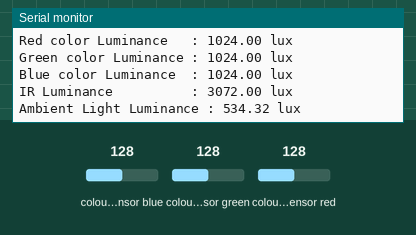
This sketch was run on a simulated Arduino Uno, built with avr-gcc and run on an emulated ATmega328P. Shown: the last lines printed to the serial monitor. Wiring (inferred from the names in the program): TCS34725 colour sensor at I2C address 0x29. The inputs (shaded band) are chosen by the test bench; at power-on: colour sensor blue 128, colour sensor green 128, colour sensor red 128.

Above: at 2.0 s.
2.1 s: colour sensor blue set to 5
At 3.13 s:
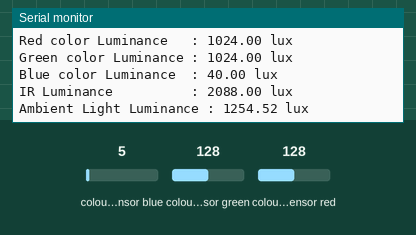
3.6 s: colour sensor green set to 5
At 4.38 s:
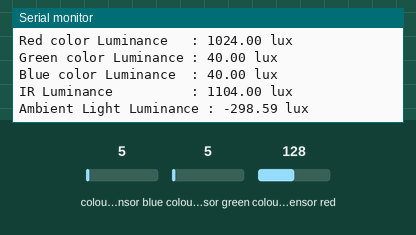
5.1 s: colour sensor red set to 5
At 5.62 s:
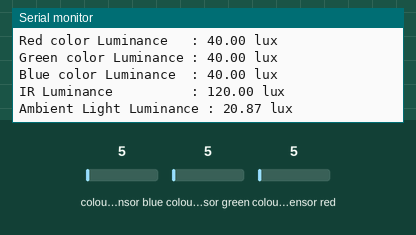
Timing chart, 0 to 8.1 s (numbered marks = the images above; inputs shaded):
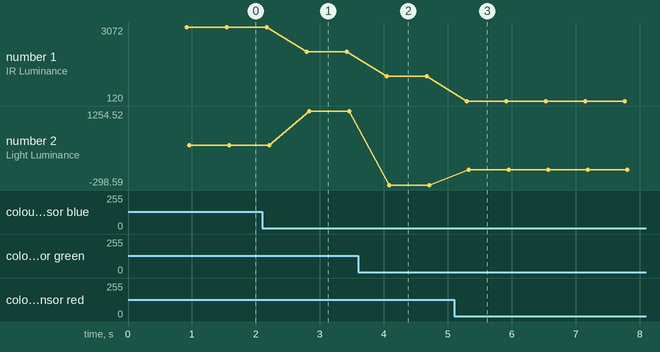

Measured:
- after the input at 2.1 s, the serial monitor: prints a new line after 0.66 s (image 1)
- after the input at 3.6 s, the serial monitor: prints a new line after 0.38 s (image 2)
- after the input at 5.1 s, the serial monitor: prints a new line after 0.08 s (image 3)
- plotted number 1: 3072 → 2088 after the input at 2.1 s, 2088 → 1104 after the input at 3.6 s, 1104 → 120 after the input at 5.1 s
- plotted number 2: 534.32 → 1254.52 after the input at 2.1 s, 1254.52 → -298.59 after the input at 3.6 s, -298.59 → 20.87 after the input at 5.1 s

The sketch:

TCS34725.ino
```cpp
// (licence header left out)
#include <Wire.h>

// TCS34725 I2C address is 0x29(41)
#define Addr 0x29

void setup()
{
  // Initialise I2C communication as MASTER
  Wire.begin();
  // Initialise Serial Communication, set baud rate = 9600
  Serial.begin(9600);

  // Start I2C Transmission
  Wire.beginTransmission(Addr);
  // Select Wait Time register
  Wire.write(0x83);
  // Set wait time = 2.4 ms
  Wire.write(0xFF);
  // Stop I2C Transmission
  Wire.endTransmission();

  // Start I2C Transmission
  Wire.beginTransmission(Addr);
  // Select Atime register
  Wire.write(0x81);
  // Atime = 700 ms, max count = 65536
  Wire.write(0x00);
  // Stop I2C Transmission on the device
  Wire.endTransmission();

  // Start I2C Transmission
  Wire.beginTransmission(Addr);
  // Select control register
  Wire.write(0x8F);
  // AGAIN = 1x
  Wire.write(0x00);
  // Stop I2C Transmission
  Wire.endTransmission();

  // Start I2C Transmission
  Wire.beginTransmission(Addr);
  // Select enable register
  Wire.write(0x80);
  // Power ON, RGBC enable, wait time disable
  Wire.write(0x03);
  // Stop I2C Transmission
  Wire.endTransmission();
  delay(800);
}

void loop()
{
  unsigned int data[8];

  // Start I2C Transmission on the device
  Wire.beginTransmission(Addr);
  // Select data register
  Wire.write(0x94);
  // Stop I2C Transmission on the device
  Wire.endTransmission();

  // Request 8 byte of data from the device
  Wire.requestFrom(Addr, 8);

  // Read 8 bytes of data
  // cData lsb, cData msb, red lsb, red msb, green lsb, green msb, blue lsb, blue msb
  if (Wire.available() == 8)
  {
    data[0] = Wire.read();
    data[1] = Wire.read();
    data[2] = Wire.read();
    data[3] = Wire.read();
    data[4] = Wire.read();
    data[5] = Wire.read();
    data[6] = Wire.read();
    data[7] = Wire.read();
  }

  // Convert the data
  float cData = (data[1] * 256.0) + data[0];
  float red = (data[3] * 256.0) + data[2];
  float green = (data[5] * 256.0) + data[4];
  float blue = (data[7] * 256.0) + data[6];

  // Calculate the final lux
  float luminance = (-0.32466 * red) + (1.57837 * green) + (-0.73191 * blue);

  // Output data to serial monitor
  Serial.print("Red color Luminance   : ");
  Serial.print(red);
  Serial.println(" lux");
  Serial.print("Green color Luminance : ");
  Serial.print(green);
  Serial.println(" lux");
  Serial.print("Blue color Luminance  : ");
  Serial.print(blue);
  Serial.println(" lux");
  Serial.print("IR Luminance          : ");
  Serial.print(cData);
  Serial.println(" lux");
  Serial.print("Ambient Light Luminance : ");
  Serial.print(luminance);
  Serial.println(" lux");
  delay(500);
}
```
